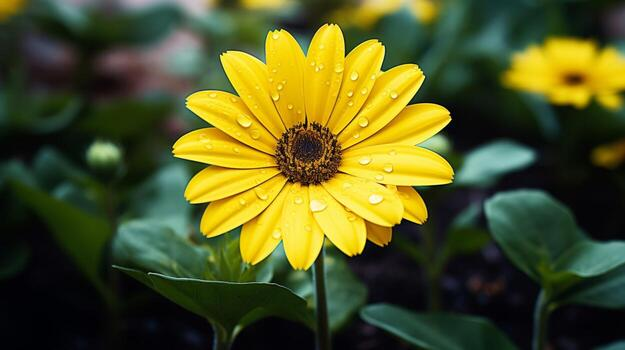
#> input picture EX_01/input.jpeg, 625 x 350 px, found by its file name
$ python program.py
#> lines starting #> are read from the running program, lines starting #| are printed output that depends on the picture; after the words box and inside, x2 and y2 are one past the last pixel; in counts of white or black regions, pixels touching at a corner belong together

import cv2

# Read the image
img = cv2.imread("input.jpeg")
#> img is the input picture: shape (350, 625, 3); mean B, G, R 35.2, 85.3, 81.5

if img is None:
    print("Error: Image not found!")
    exit()

# Convert image to grayscale
gray = cv2.cvtColor(img, cv2.COLOR_BGR2GRAY)
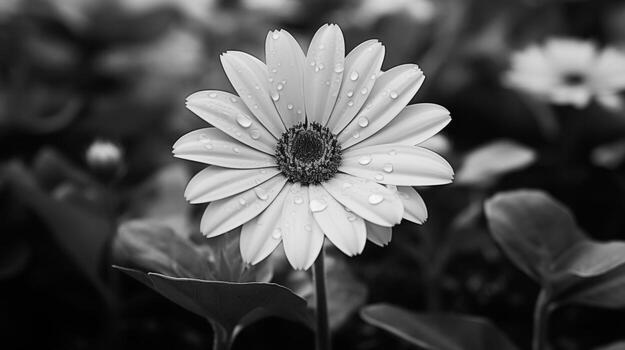
#> gray: shape (350, 625); min 0, max 250, mean 78.4

# Apply Canny Edge Detection
edges = cv2.Canny(gray, 100, 200)
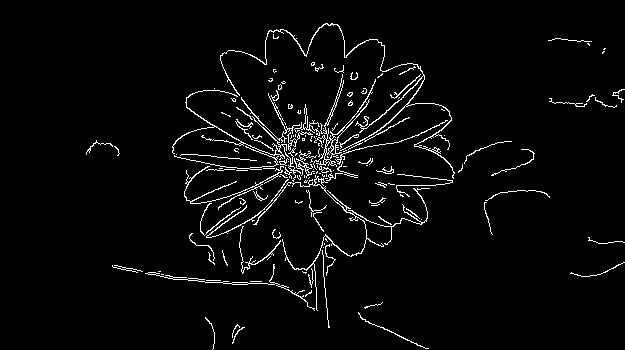
#> edges: shape (350, 625); 3.5% white in thin lines or dots, all inside (x1, y1, x2, y2) = (86, 23, 625, 350)

# Save output image
cv2.imwrite("output.jpeg", edges)

# Display images
cv2.imshow("Original Image", img)
cv2.imshow("Canny Edge Detection", edges)

cv2.waitKey(0)
cv2.destroyAllWindows()
